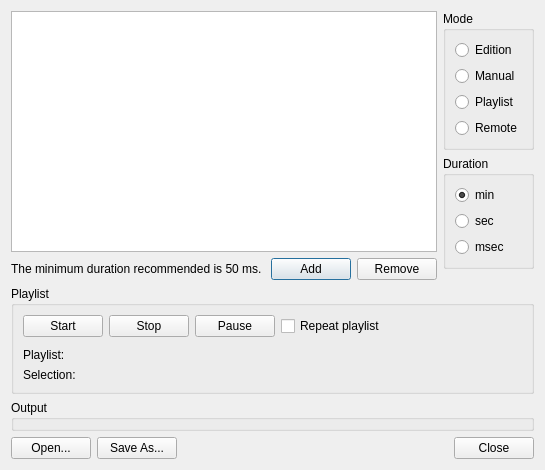
<?xml version="1.0" encoding="UTF-8"?>
<ui version="4.0">
 <class>QPortPlayerDialog</class>
 <widget class="QDialog" name="QPortPlayerDialog">
  <property name="geometry">
   <rect>
    <x>0</x>
    <y>0</y>
    <width>545</width>
    <height>470</height>
   </rect>
  </property>
  <property name="sizePolicy">
   <sizepolicy hsizetype="Preferred" vsizetype="Preferred">
    <horstretch>0</horstretch>
    <verstretch>0</verstretch>
   </sizepolicy>
  </property>
  <property name="windowTitle">
   <string>Dialog</string>
  </property>
  <layout class="QVBoxLayout" name="verticalLayout_6">
   <item>
    <layout class="QHBoxLayout" name="horizontalLayout_5">
     <item>
      <layout class="QVBoxLayout" name="verticalLayout_4">
       <item>
        <widget class="QTableWidget" name="tableWidget">
         <property name="minimumSize">
          <size>
           <width>0</width>
           <height>200</height>
          </size>
         </property>
         <property name="focusPolicy">
          <enum>Qt::NoFocus</enum>
         </property>
         <property name="autoScroll">
          <bool>true</bool>
         </property>
         <property name="showDropIndicator" stdset="0">
          <bool>false</bool>
         </property>
         <property name="dragEnabled">
          <bool>false</bool>
         </property>
         <property name="dragDropOverwriteMode">
          <bool>false</bool>
         </property>
         <property name="dragDropMode">
          <enum>QAbstractItemView::NoDragDrop</enum>
         </property>
         <property name="alternatingRowColors">
          <bool>false</bool>
         </property>
         <property name="selectionMode">
          <enum>QAbstractItemView::ExtendedSelection</enum>
         </property>
         <property name="selectionBehavior">
          <enum>QAbstractItemView::SelectRows</enum>
         </property>
         <property name="showGrid">
          <bool>false</bool>
         </property>
         <property name="sortingEnabled">
          <bool>false</bool>
         </property>
         <attribute name="horizontalHeaderMinimumSectionSize">
          <number>23</number>
         </attribute>
         <attribute name="horizontalHeaderStretchLastSection">
          <bool>true</bool>
         </attribute>
        </widget>
       </item>
       <item>
        <layout class="QHBoxLayout" name="horizontalLayout_3">
         <item>
          <widget class="QLabel" name="tip">
           <property name="text">
            <string>The minimum duration recommended is 50 ms.</string>
           </property>
           <property name="alignment">
            <set>Qt::AlignLeading|Qt::AlignLeft|Qt::AlignVCenter</set>
           </property>
          </widget>
         </item>
         <item>
          <spacer name="horizontalSpacer_2">
           <property name="orientation">
            <enum>Qt::Horizontal</enum>
           </property>
           <property name="sizeHint" stdset="0">
            <size>
             <width>40</width>
             <height>20</height>
            </size>
           </property>
          </spacer>
         </item>
         <item>
          <widget class="QPushButton" name="addState">
           <property name="toolTip">
            <string>Add one state to the playlist</string>
           </property>
           <property name="text">
            <string>Add</string>
           </property>
          </widget>
         </item>
         <item>
          <widget class="QPushButton" name="removeState">
           <property name="toolTip">
            <string>Remove the selected state to the playlist</string>
           </property>
           <property name="text">
            <string>Remove</string>
           </property>
          </widget>
         </item>
        </layout>
       </item>
      </layout>
     </item>
     <item>
      <layout class="QVBoxLayout" name="verticalLayout_3">
       <item>
        <widget class="QGroupBox" name="modeGroupBox">
         <property name="title">
          <string>Mode</string>
         </property>
         <layout class="QVBoxLayout" name="verticalLayout_2">
          <item>
           <widget class="QRadioButton" name="editionRadioButton">
            <property name="toolTip">
             <string>Edit the content of the playlist</string>
            </property>
            <property name="statusTip">
             <string/>
            </property>
            <property name="text">
             <string>Edition</string>
            </property>
           </widget>
          </item>
          <item>
           <widget class="QRadioButton" name="manualSelectionRadioButton">
            <property name="toolTip">
             <string>Select manually states from the playlist</string>
            </property>
            <property name="text">
             <string>Manual</string>
            </property>
           </widget>
          </item>
          <item>
           <widget class="QRadioButton" name="sequenceRadioButton">
            <property name="toolTip">
             <string>Select playlist mode</string>
            </property>
            <property name="text">
             <string>Playlist</string>
            </property>
           </widget>
          </item>
          <item>
           <widget class="QRadioButton" name="externalTriggerRadioButton">
            <property name="enabled">
             <bool>true</bool>
            </property>
            <property name="toolTip">
             <string/>
            </property>
            <property name="text">
             <string>Remote</string>
            </property>
           </widget>
          </item>
         </layout>
        </widget>
       </item>
       <item>
        <widget class="QGroupBox" name="groupBox">
         <property name="title">
          <string>Duration</string>
         </property>
         <layout class="QVBoxLayout" name="verticalLayout">
          <item>
           <widget class="QRadioButton" name="minRadioButton">
            <property name="toolTip">
             <string>Set the duration unit to minutes</string>
            </property>
            <property name="text">
             <string>min</string>
            </property>
            <property name="checked">
             <bool>true</bool>
            </property>
           </widget>
          </item>
          <item>
           <widget class="QRadioButton" name="secRadioButton">
            <property name="toolTip">
             <string>Set the duration unit to seconds</string>
            </property>
            <property name="text">
             <string>sec</string>
            </property>
            <property name="checked">
             <bool>false</bool>
            </property>
           </widget>
          </item>
          <item>
           <widget class="QRadioButton" name="msecRadioButton">
            <property name="toolTip">
             <string>Set the duration unit to milliseconds</string>
            </property>
            <property name="text">
             <string>msec</string>
            </property>
           </widget>
          </item>
         </layout>
        </widget>
       </item>
       <item>
        <spacer name="verticalSpacer_2">
         <property name="orientation">
          <enum>Qt::Vertical</enum>
         </property>
         <property name="sizeHint" stdset="0">
          <size>
           <width>20</width>
           <height>40</height>
          </size>
         </property>
        </spacer>
       </item>
      </layout>
     </item>
    </layout>
   </item>
   <item>
    <widget class="QGroupBox" name="sequenceControlGroupBox">
     <property name="sizePolicy">
      <sizepolicy hsizetype="Preferred" vsizetype="Fixed">
       <horstretch>0</horstretch>
       <verstretch>0</verstretch>
      </sizepolicy>
     </property>
     <property name="title">
      <string>Playlist</string>
     </property>
     <layout class="QVBoxLayout" name="verticalLayout_5">
      <item>
       <layout class="QHBoxLayout" name="horizontalLayout_2">
        <item>
         <widget class="QPushButton" name="startSequenceButton">
          <property name="toolTip">
           <string>Start playing the playlist</string>
          </property>
          <property name="statusTip">
           <string/>
          </property>
          <property name="whatsThis">
           <string/>
          </property>
          <property name="text">
           <string>Start</string>
          </property>
          <property name="checkable">
           <bool>false</bool>
          </property>
         </widget>
        </item>
        <item>
         <widget class="QPushButton" name="stopSequenceButton">
          <property name="toolTip">
           <string>Stop playing the playlist</string>
          </property>
          <property name="text">
           <string>Stop</string>
          </property>
         </widget>
        </item>
        <item>
         <widget class="QPushButton" name="pauseSequenceButton">
          <property name="toolTip">
           <string>Hold or resume playing the playlist</string>
          </property>
          <property name="text">
           <string>Pause</string>
          </property>
          <property name="checkable">
           <bool>true</bool>
          </property>
         </widget>
        </item>
        <item>
         <widget class="QCheckBox" name="repeatSequenceCheckBox">
          <property name="text">
           <string>Repeat playlist</string>
          </property>
         </widget>
        </item>
        <item>
         <spacer name="horizontalSpacer_4">
          <property name="orientation">
           <enum>Qt::Horizontal</enum>
          </property>
          <property name="sizeHint" stdset="0">
           <size>
            <width>40</width>
            <height>20</height>
           </size>
          </property>
         </spacer>
        </item>
       </layout>
      </item>
      <item>
       <spacer name="verticalSpacer">
        <property name="orientation">
         <enum>Qt::Vertical</enum>
        </property>
        <property name="sizeType">
         <enum>QSizePolicy::Fixed</enum>
        </property>
        <property name="sizeHint" stdset="0">
         <size>
          <width>20</width>
          <height>5</height>
         </size>
        </property>
       </spacer>
      </item>
      <item>
       <layout class="QGridLayout" name="stateGLayout">
        <item row="1" column="0">
         <widget class="QLabel" name="label_2">
          <property name="sizePolicy">
           <sizepolicy hsizetype="Minimum" vsizetype="Preferred">
            <horstretch>0</horstretch>
            <verstretch>0</verstretch>
           </sizepolicy>
          </property>
          <property name="minimumSize">
           <size>
            <width>0</width>
            <height>0</height>
           </size>
          </property>
          <property name="text">
           <string>Selection:</string>
          </property>
         </widget>
        </item>
        <item row="0" column="0">
         <widget class="QLabel" name="label">
          <property name="sizePolicy">
           <sizepolicy hsizetype="Minimum" vsizetype="Preferred">
            <horstretch>0</horstretch>
            <verstretch>0</verstretch>
           </sizepolicy>
          </property>
          <property name="minimumSize">
           <size>
            <width>0</width>
            <height>0</height>
           </size>
          </property>
          <property name="text">
           <string>Playlist:</string>
          </property>
         </widget>
        </item>
       </layout>
      </item>
     </layout>
    </widget>
   </item>
   <item>
    <widget class="QGroupBox" name="effectiveOutputGroupBox">
     <property name="sizePolicy">
      <sizepolicy hsizetype="Preferred" vsizetype="Fixed">
       <horstretch>0</horstretch>
       <verstretch>0</verstretch>
      </sizepolicy>
     </property>
     <property name="title">
      <string>Output</string>
     </property>
    </widget>
   </item>
   <item>
    <layout class="QHBoxLayout" name="horizontalLayout">
     <item>
      <widget class="QPushButton" name="loadButton">
       <property name="toolTip">
        <string>Open settings file</string>
       </property>
       <property name="text">
        <string>Open...</string>
       </property>
      </widget>
     </item>
     <item>
      <widget class="QPushButton" name="saveButton">
       <property name="toolTip">
        <string>Save settings file</string>
       </property>
       <property name="text">
        <string>Save As...</string>
       </property>
      </widget>
     </item>
     <item>
      <spacer name="horizontalSpacer">
       <property name="orientation">
        <enum>Qt::Horizontal</enum>
       </property>
       <property name="sizeHint" stdset="0">
        <size>
         <width>40</width>
         <height>20</height>
        </size>
       </property>
      </spacer>
     </item>
     <item>
      <widget class="QPushButton" name="closeButton">
       <property name="toolTip">
        <string/>
       </property>
       <property name="text">
        <string>Close</string>
       </property>
      </widget>
     </item>
    </layout>
   </item>
  </layout>
 </widget>
 <resources/>
 <connections/>
</ui>
